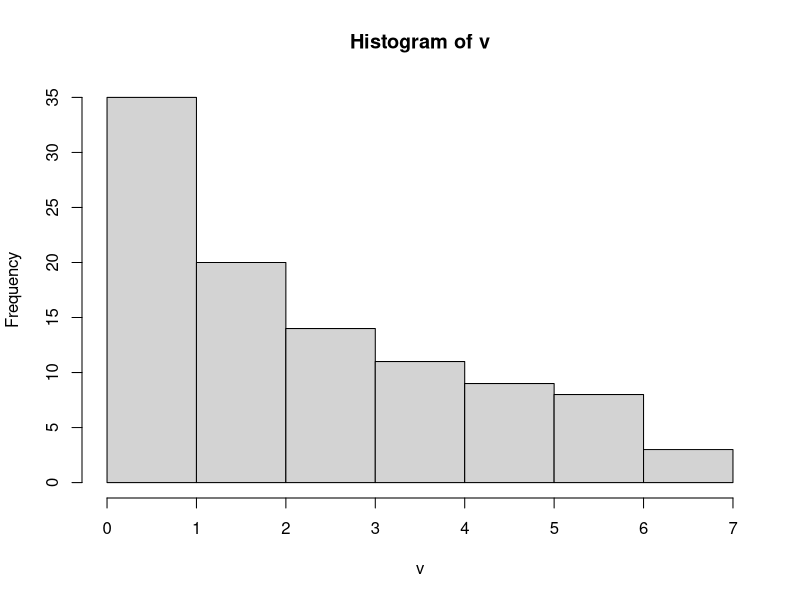
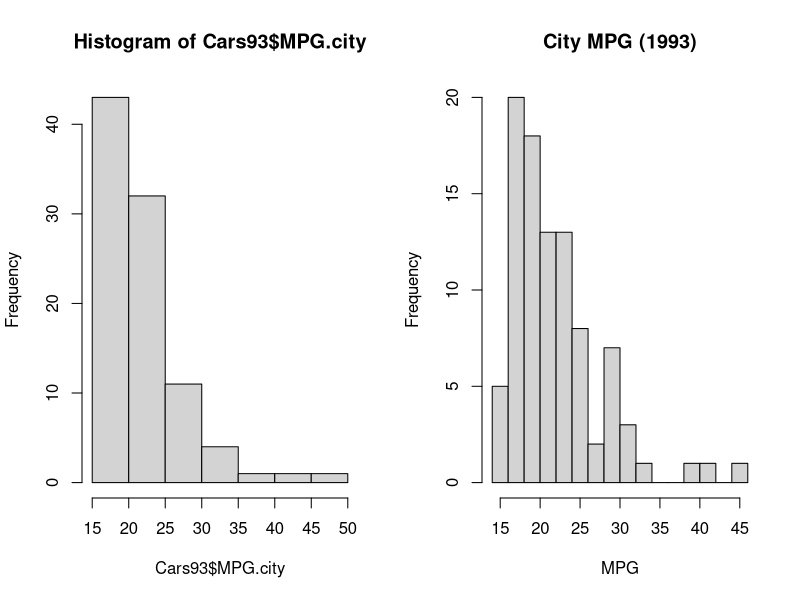
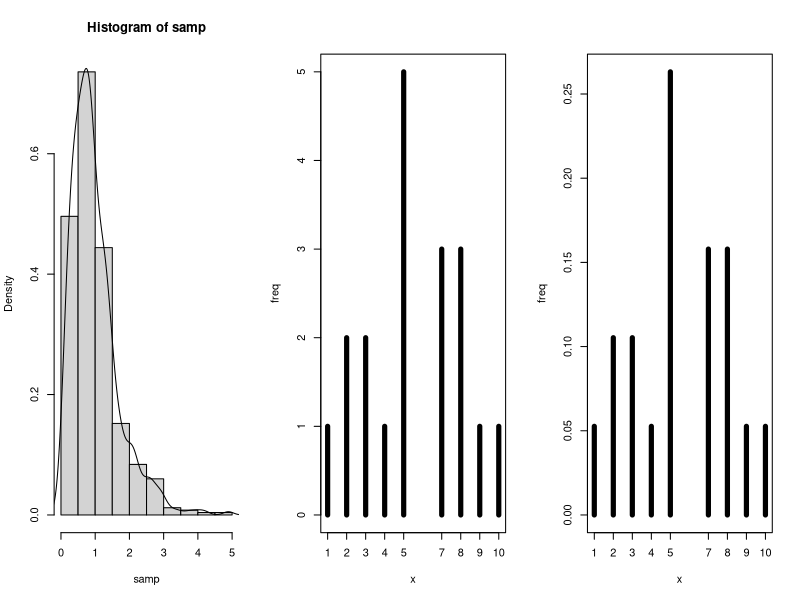
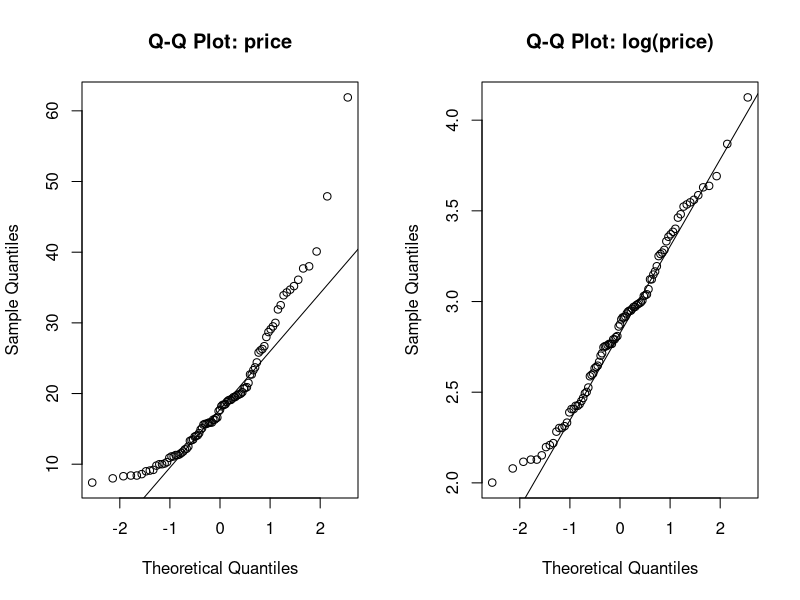
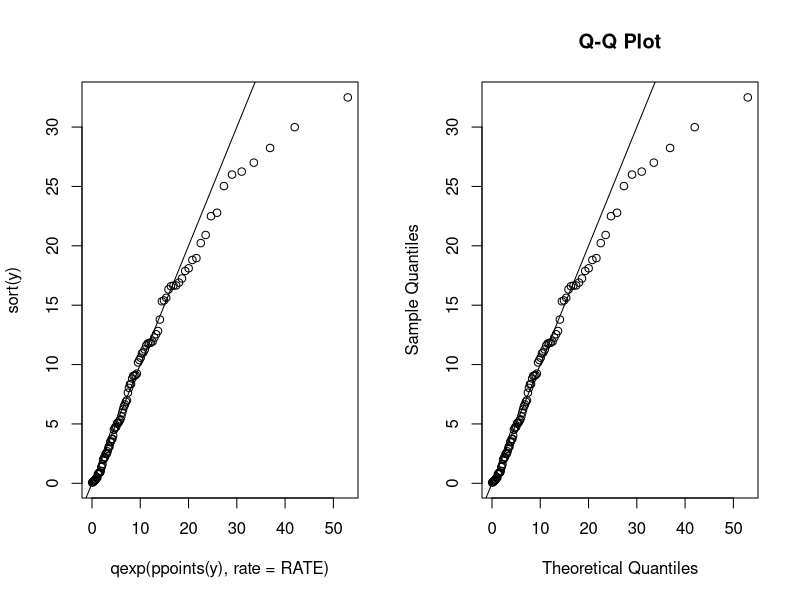
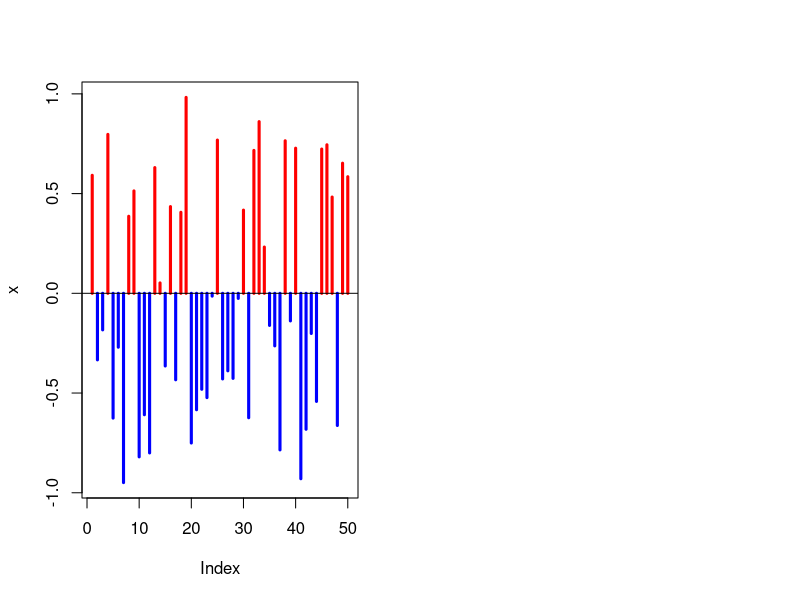
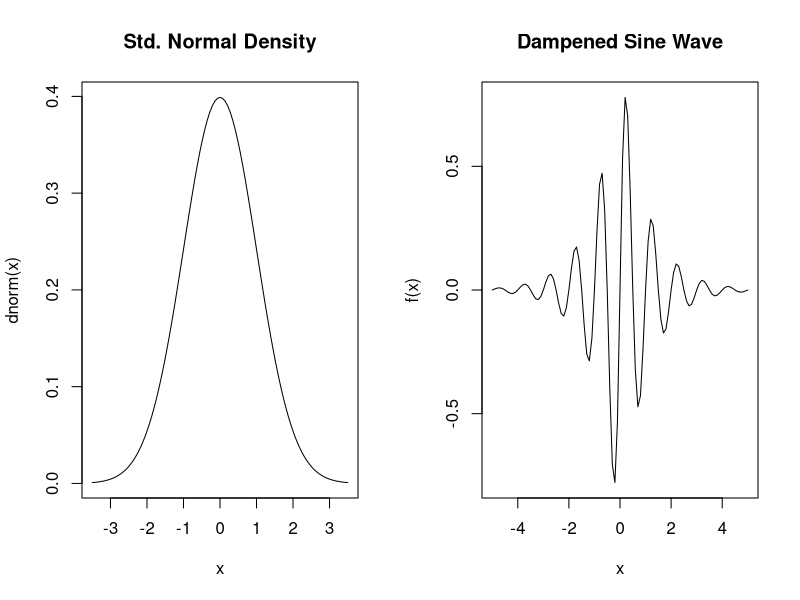

Source code (R) for these figures, in order:
#
# 10.18 - create a histogram
#
# hist(v) - v is a vector of values
#


v = exp(seq(from=0,to=2,length.out=100))-1
hist(v)

x11()
par(mfrow=c(1,2))

data(Cars93, package="MASS")

hist(Cars93$MPG.city)
hist(Cars93$MPG.city, 20, main="City MPG (1993)", xlab="MPG")

#
# 10.19 - adding a density estimate to a histogram
#
# hist(x, prob=TRUE) # use probability scale
# lines(density(x))
#

x11()
par(mfrow=c(1,3))

samp = rgamma(500, 2, 2)
hist(samp, 10, prob=T)

# density smoothly fits the data
lines(density(samp))

#
# 10.20 - creating a discrete histogram
#
# plot(table(x), type="h")
#
x = c(1,2,3,4,5,5,3,2,5,5,5,7,7,7,8,8,8,9,10)

plot(table(x), type="h", lwd=5, ylab="freq")
plot(table(x)/length(x), type="h", lwd=5, ylab="freq")

#
# 10.21 - creating a normal quantile-quantile (Q-Q) plot
#
# qnorm(x)
# qqline(x)
#

x11()
par(mfrow=c(1,2))

data(Cars93, package="MASS")

qqnorm(Cars93$Price, main="Q-Q Plot: price")
qqline(Cars93$Price)

qqnorm(log(Cars93$Price), main="Q-Q Plot: log(price)")
qqline(log(Cars93$Price))

#
# 10.22 - creating other Q-Q plots
# 
# want a Q-Q plot of data, but the data are not normal.
#
# need to have some idea of the underlying distribution.
#
# procedure:
#
# use ppoints() to generate a sequence of points from 0 to 1.
# transform these points to quantiles using the quantile function
# for the assumed distribution.
# sort the sample data.
# plot the sorted data against the computed quantiles.
# use abline() to plot the diagonal line.
#
# this example assumes the distribution is student's T distribution.
# quantile function for T distribution is qt.
#
# plot(qt(ppoints(y),5), sort(y))
# abline(a=0,b=1)
#

x11()
par(mfrow=c(1,2))

N <- 100
RATE <- 1/10
y <- rexp(N, RATE)

sum(ppoints(y))

plot(qexp(ppoints(y), rate=RATE), sort(y))
abline(a=0, b=1)

plot(qexp(ppoints(y), rate=RATE), sort(y),
     main="Q-Q Plot", 
     xlab="Theoretical Quantiles", 
     ylab="Sample Quantiles")
abline(a=0, b=1)


#
# 10.23 - plotting a variable in multiple colors
#
# use plot(..., col="some color")
# use plot(..., col=c(colors))
#

x11()
par(mfrow=c(1,2))

x = runif(50, min=-1, max=1)

colors = ifelse(x >= 0, "red", "blue")

plot(x, type="h", lwd=3, col=colors)
abline(h=0)

# cannot use vectorof colors for lines. the first color
# is chosen and the remaining ones are ignored.
#

#
# 10.24 - graphing a function
#
# use curve(...)
#
# curve(sin, -3, 3)
#

x11()
par(mfrow=c(1,2))

curve(dnorm, -3.5, 3.5, main="Std. Normal Density")

f <- function(x) { exp(-abs(x))*sin(2*pi*x) }
curve(f, -5, +5, main="Dampened Sine Wave")

#
# 10.25 - pausing between plots
#
# pausing between plots
#
# par(ask=TRUE)
# to enable
#
# par(ask=FALSE)
# to disable
#

#
# 10.26 - displaying several figures on one page.
#
# par(mfrow=c(N,M))
# graphs are filled by row.
# or
# par(mfcol=c(N,M))
# graphs are filled by column.
#

#
# 10.27 - opening addition graphics windows
#
# win.graph()
#
# win.graph(width=7.0, height=5.5)
#

#
# 10.28 - writing your plot to a file.
#
# savePlot(filename="filename.ext", type="some type")
#
# common types are "jpeg" and "png".
#
# in batch scripts, do this:
#
# png() or jpeg()
# plot(...)
# dev.off() 
#
#
# png("myPlot.png", width=600, height=400)
# plot(x,y, main="Scatter plot of X, Y")
# dev.off()
#

#
# 10.29 - change graphical paramters
#
# par(...)
#
# parameters are:
#
# ask=TRUE or FALSE
# bg="some color:"
# cex=number
# col="some color"
# fg="some color"
# lty="line type"
# lwd=number, 1=normal, 2=thicker, 3=even thicker, etc.
# mfcol=c(N,M) or
# mfrow=c(N,M)
# new=TRUE or FALSE
# pch=point type
# xlog=TRUE or FALSE
# ylog=TRUE or FALSE
#

